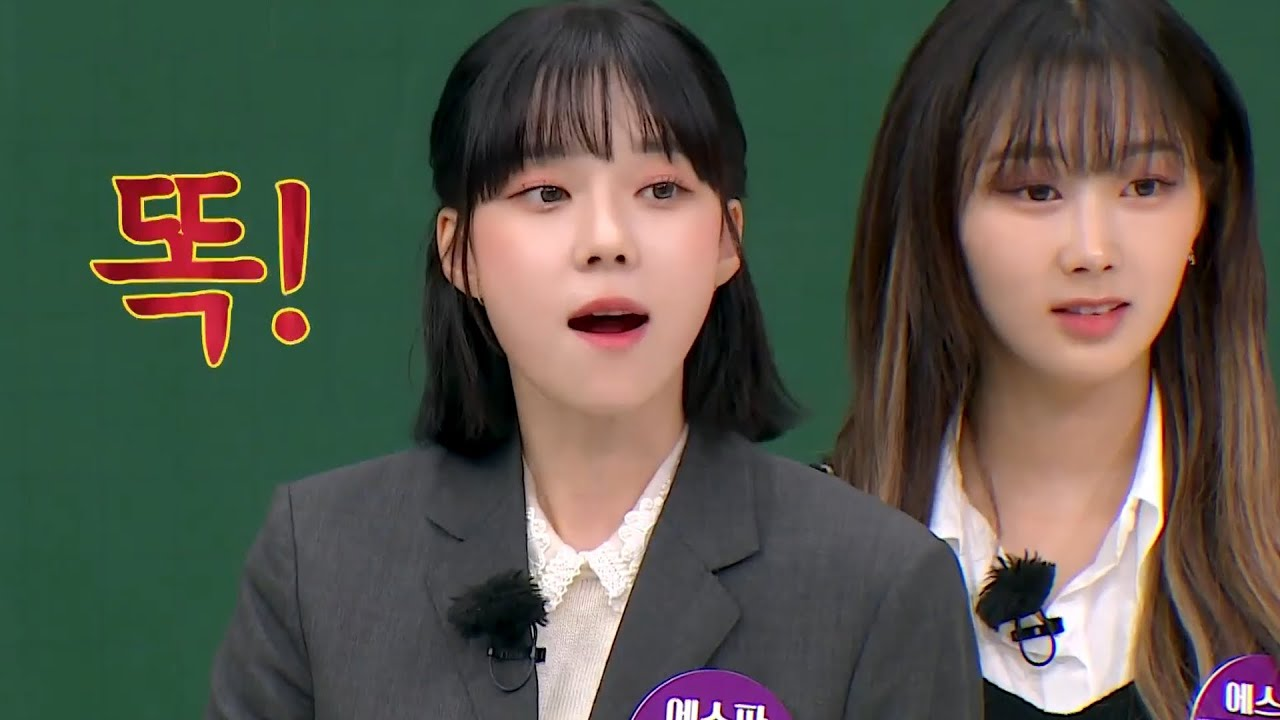
//> input picture 12_graphCut/img.jpg, 1280 x 720 px
$ ./소스   (built with g++ and OpenCV 4)
//> lines starting //> are read from the running program, lines starting //| are printed output that depends on the picture; after the words box and inside, x2 and y2 are one past the last pixel; in counts of white or black regions, pixels touching at a corner belong together
#include <opencv2/core/utility.hpp>
#include "opencv2/imgproc.hpp"
#include "opencv2/imgcodecs.hpp"
#include "opencv2/highgui.hpp"
#include <opencv2/photo.hpp>
#include <cstdio>
#include <iostream>
using namespace cv;
using namespace std;

Mat markerMask, img;
Point prevPt(-1, -1);
static void onMouse(int event, int x, int y, int flags, void*)
{
    if (x < 0 || x >= img.cols || y < 0 || y >= img.rows)
        return;
    if ((event == EVENT_RBUTTONUP || !(flags & EVENT_FLAG_LBUTTON)) && (event == EVENT_LBUTTONUP  || !(flags & EVENT_FLAG_RBUTTON)))
        prevPt = Point(-1, -1);
    else if (event == EVENT_LBUTTONDOWN)
        prevPt = Point(x, y);
    else if (event == EVENT_MOUSEMOVE && (flags & EVENT_FLAG_LBUTTON))
    {
        Point pt(x, y);
        if (prevPt.x < 0)
            prevPt = pt;
        line(markerMask, prevPt, pt, 1, 5, 8, 0);
        line(img, prevPt, pt, Scalar(255, 0, 0), 5, 8, 0);
        prevPt = pt;
        imshow("image", img);
    }
    else if (event == EVENT_RBUTTONDOWN)
        prevPt = Point(x, y);
    else if (event == EVENT_MOUSEMOVE && (flags & EVENT_FLAG_RBUTTON))
    {
        Point pt(x, y);
        if (prevPt.x < 0)
            prevPt = pt;
        line(markerMask, prevPt, pt, 0, 5, 8, 0);
        line(img, prevPt, pt, Scalar(0, 0, 255), 5, 8, 0);
        prevPt = pt;
        imshow("image", img);
    }
}
int main(int argc, char** argv)
{

    Mat img0 = imread("img.jpg", 1), imgGray;
//> img0 is the input picture: 720 rows x 1280 cols, CV_8UC3; mean B, G, R 74.7, 85.5, 85.7
    //resize(img0, img0, Size(540, 720));
    Rect r(80, 90, 500, 350);
    Mat bgd, fgd;
    if (img0.empty())
    {
        cout << "Couldn't open image ";
        return 0;
    }

    namedWindow("image", 1);
    img0.copyTo(img);
    cvtColor(img, markerMask, COLOR_BGR2GRAY);

    markerMask = Scalar::all(2);
    imshow("image", img);
    setMouseCallback("image", onMouse, 0);
    for (;;)
    {
        char c = (char)waitKey(0);
//> the left mouse button is pressed at (320, 180)
//> the mouse is dragged to (640, 360)
//> call 2 of onMouse, with event = 0, x = 640, y = 360, flags = 1
//> in onMouse (call 2), `line(markerMask, prevPt, pt, 1, 5, 8, 0);`:
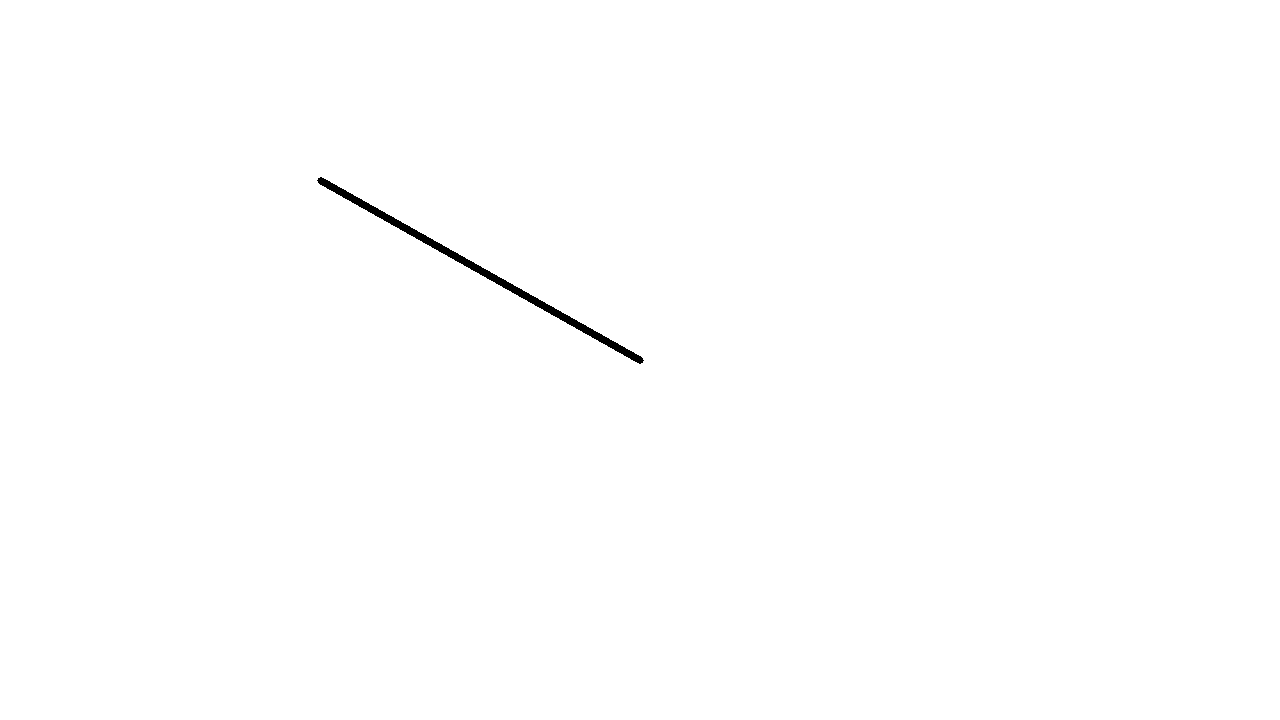
//> markerMask: 720 rows x 1280 cols, CV_8UC1; values 1 (black) and 2 (white), 99.7% white; 1 black region, box (x1, y1, x2, y2) and area: (317, 177, 644, 364) 2651
//> in onMouse (call 2), `line(img, prevPt, pt, Scalar(255, 0, 0), 5, 8, 0);`:
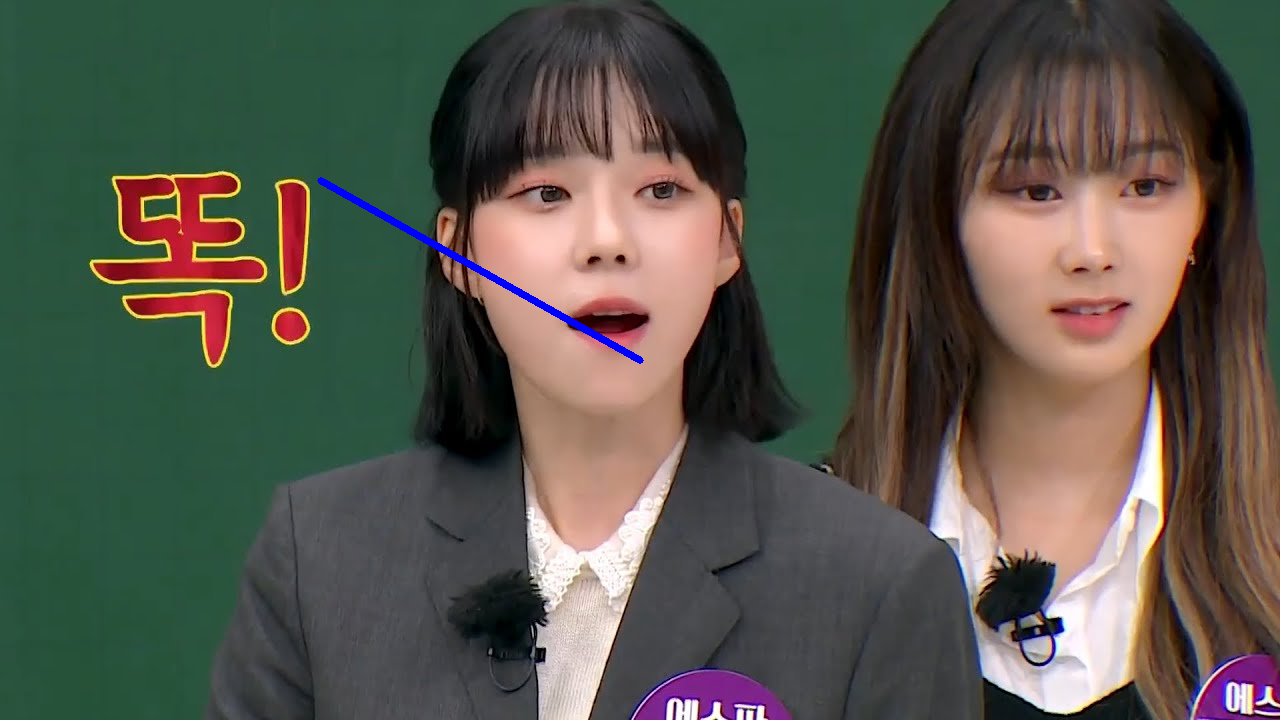
//> img: 720 rows x 1280 cols, CV_8UC3; 0.29% of pixels changed, all inside (x1, y1, x2, y2) = (317, 177, 644, 364)
//> the mouse is dragged to (960, 540)
//> call 3 of onMouse, with event = 0, x = 960, y = 540, flags = 1
//> in onMouse (call 3), `line(markerMask, prevPt, pt, 1, 5, 8, 0);`:
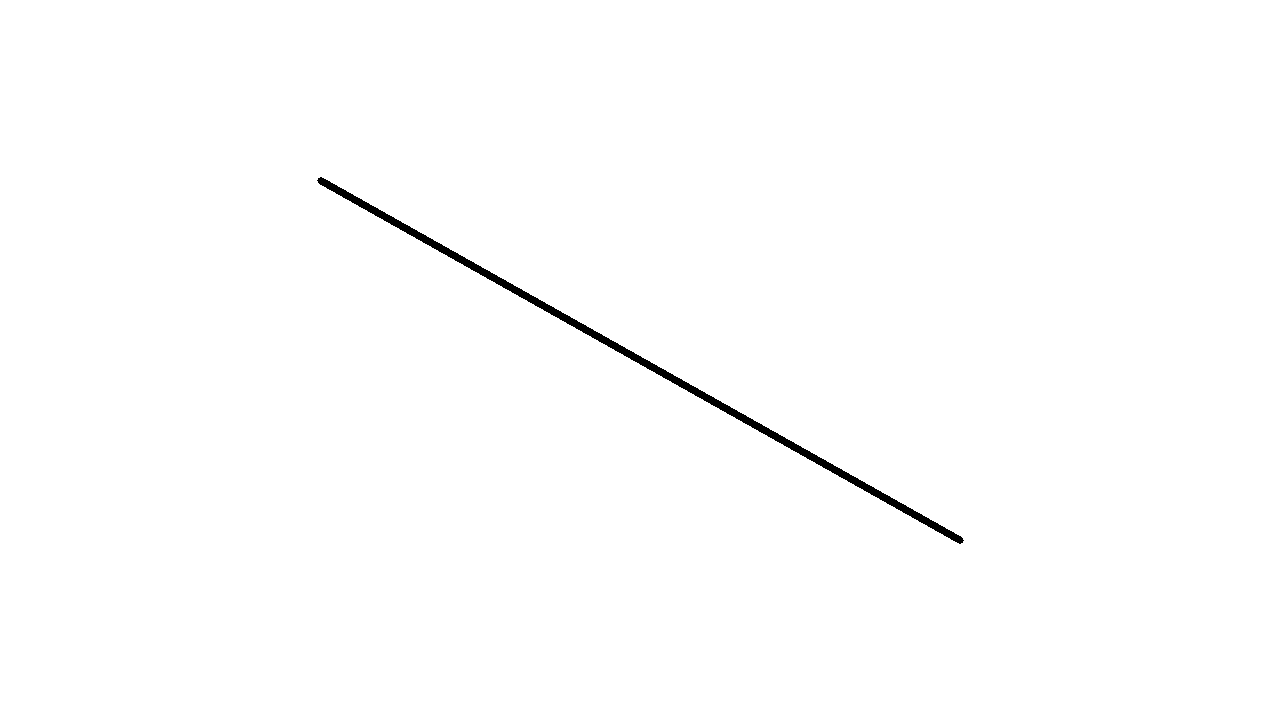
//> markerMask: 720 rows x 1280 cols, CV_8UC1; values 1 (black) and 2 (white), 99.4% white; 1 black region, box (x1, y1, x2, y2) and area: (317, 177, 964, 544) 5271
//> in onMouse (call 3), `line(img, prevPt, pt, Scalar(255, 0, 0), 5, 8, 0);`:
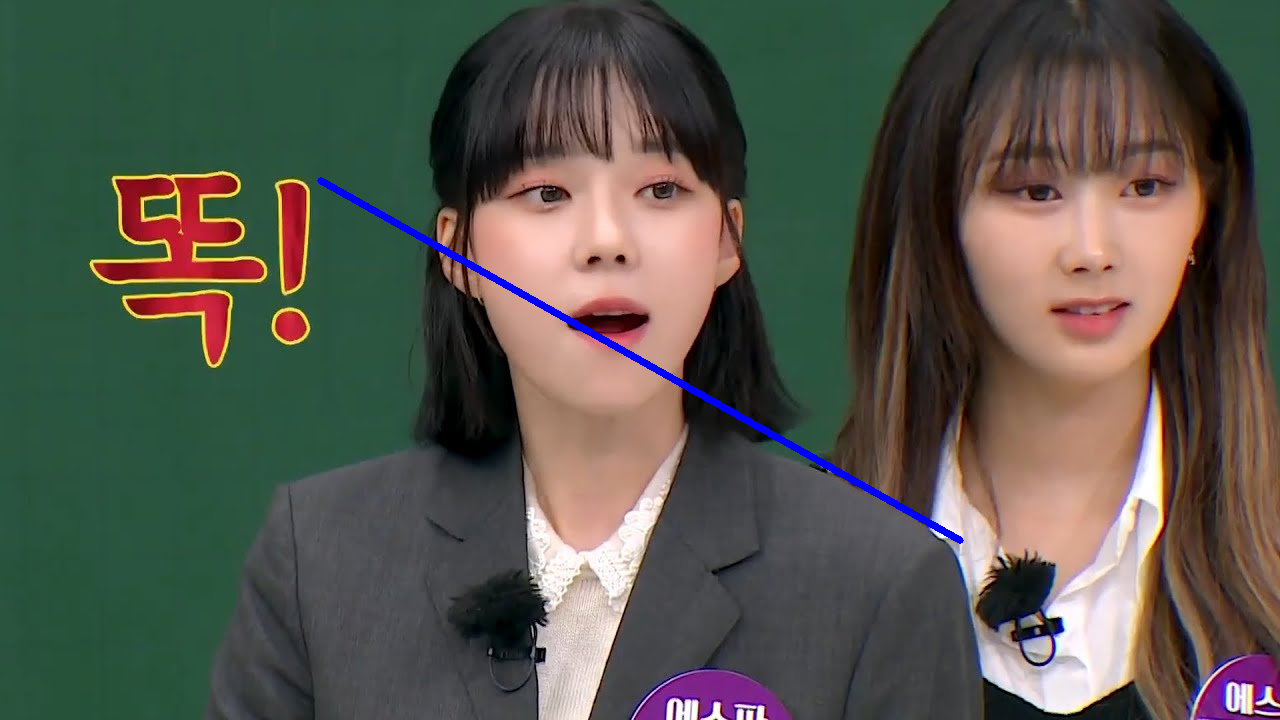
//> img: 720 rows x 1280 cols, CV_8UC3; 0.28% of pixels changed, all inside (x1, y1, x2, y2) = (640, 358, 964, 544)
//> the button is released at (960, 540)
//> the Esc key is pressed
        if (c == 27)
            break;
        if (c == 'r')
        {
            grabCut(img0, markerMask, r, bgd, fgd, 1, GC_INIT_WITH_MASK);
            Mat foreground(img0.size(), CV_8UC3, Scalar(255, 255, 255));
            for (int i = 0; i < markerMask.cols; i++)
                for (int j = 0; j < markerMask.rows; j++) {
                    if (markerMask.at<uchar>(j, i) == 1 || markerMask.at<uchar>(j, i) == 3) {
                        markerMask.at<uchar>(j, i) = 255;
                    }
                    else
                        markerMask.at<uchar>(j, i) = 0;
                }
            img0.copyTo(foreground, markerMask);
            imshow("result", foreground);
            imwrite("mask.jpg", markerMask);

        }

    }
    return 0;
}
